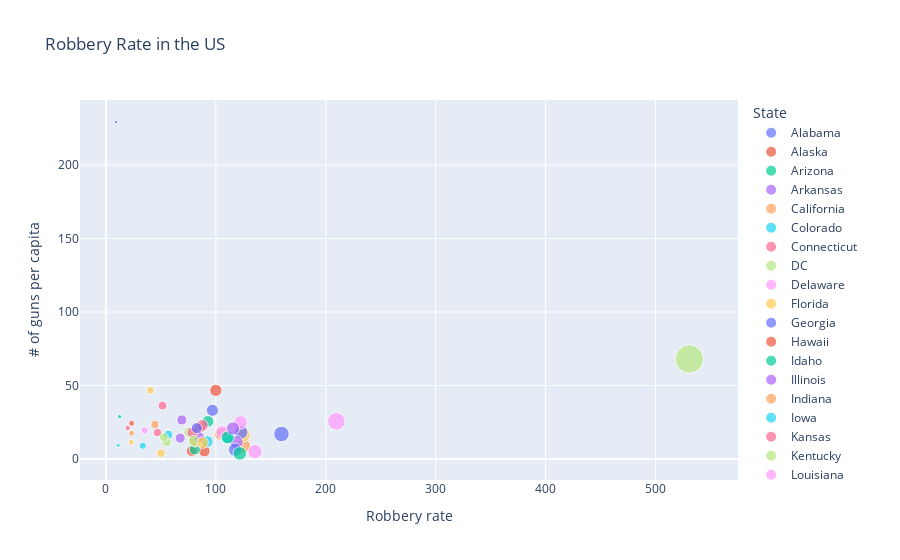

The notebook cell this image was saved under:
### Code cell
import plotly.express as px

combined_data_df = pd.merge(robbery_2014_df,gun_ownership_per_capita_df,on="State")

import plotly.express as px

fig = px.scatter(combined_data_df,
                 x="Robbery rate", 
                 y="# of guns per capita",
                 size="Robbery rate", 
                 color="State",
                 hover_name="State",
                 title="Robbery Rate in the US"
                )
fig.show()

### Figure 1 — Plotly figure (JSON) as saved in the notebook; plotly's stock layout.template omitted (floating-point values rounded to 4 significant figures)
{"data": [{"hovertemplate": "<b>%{hovertext}</b><br><br>State=Alabama<br>Robbery rate=%{marker.size}<br># of guns per capita=%{y}<extra></extra>", "hovertext": ["Alabama"], "legendgroup": "Alabama", "marker": {"color": "#636efa", "size": [96.9], "sizemode": "area", "sizeref": 1.327, "symbol": "circle"}, "mode": "markers", "name": "Alabama", "orientation": "v", "showlegend": true, "type": "scatter", "x": [96.9], "xaxis": "x", "y": [33.15], "yaxis": "y"}, {"hovertemplate": "<b>%{hovertext}</b><br><br>State=Alaska<br>Robbery rate=%{marker.size}<br># of guns per capita=%{y}<extra></extra>", "hovertext": ["Alaska"], "legendgroup": "Alaska", "marker": {"color": "#EF553B", "size": [85.4], "sizemode": "area", "sizeref": 1.327, "symbol": "circle"}, "mode": "markers", "name": "Alaska", "orientation": "v", "showlegend": true, "type": "scatter", "x": [85.4], "xaxis": "x", "y": [21.38], "yaxis": "y"}, {"hovertemplate": "<b>%{hovertext}</b><br><br>State=Arizona<br>Robbery rate=%{marker.size}<br># of guns per capita=%{y}<extra></extra>", "hovertext": ["Arizona"], "legendgroup": "Arizona", "marker": {"color": "#00cc96", "size": [92.8], "sizemode": "area", "sizeref": 1.327, "symbol": "circle"}, "mode": "markers", "name": "Arizona", "orientation": "v", "showlegend": true, "type": "scatter", "x": [92.8], "xaxis": "x", "y": [25.61], "yaxis": "y"}, {"hovertemplate": "<b>%{hovertext}</b><br><br>State=Arkansas<br>Robbery rate=%{marker.size}<br># of guns per capita=%{y}<extra></extra>", "hovertext": ["Arkansas"], "legendgroup": "Arkansas", "marker": {"color": "#ab63fa", "size": [69.1], "sizemode": "area", "sizeref": 1.327, "symbol": "circle"}, "mode": "markers", "name": "Arkansas", "orientation": "v", "showlegend": true, "type": "scatter", "x": [69.1], "xaxis": "x", "y": [26.57], "yaxis": "y"}, {"hovertemplate": "<b>%{hovertext}</b><br><br>State=California<br>Robbery rate=%{marker.size}<br># of guns per capita=%{y}<extra></extra>", "hovertext": ["California"], "legendgroup": "California", "marker": {"color": "#FFA15A", "size": [125.5], "sizemode": "area", "sizeref": 1.327, "symbol": "circle"}, "mode": "markers", "name": "California", "orientation": "v", "showlegend": true, "type": "scatter", "x": [125.5], "xaxis": "x", "y": [8.71], "yaxis": "y"}, {"hovertemplate": "<b>%{hovertext}</b><br><br>State=Colorado<br>Robbery rate=%{marker.size}<br># of guns per capita=%{y}<extra></extra>", "hovertext": ["Colorado"], "legendgroup": "Colorado", "marker": {"color": "#19d3f3", "size": [56.7], "sizemode": "area", "sizeref": 1.327, "symbol": "circle"}, "mode": "markers", "name": "Colorado", "orientation": "v", "showlegend": true, "type": "scatter", "x": [56.7], "xaxis": "x", "y": [16.48], "yaxis": "y"}, {"hovertemplate": "<b>%{hovertext}</b><br><br>State=Connecticut<br>Robbery rate=%{marker.size}<br># of guns per capita=%{y}<extra></extra>", "hovertext": ["Connecticut"], "legendgroup": "Connecticut", "marker": {"color": "#FF6692", "size": [87.8], "sizemode": "area", "sizeref": 1.327, "symbol": "circle"}, "mode": "markers", "name": "Connecticut", "orientation": "v", "showlegend": true, "type": "scatter", "x": [87.8], "xaxis": "x", "y": [22.96], "yaxis": "y"}, {"hovertemplate": "<b>%{hovertext}</b><br><br>State=DC<br>Robbery rate=%{marker.size}<br># of guns per capita=%{y}<extra></extra>", "hovertext": ["DC"], "legendgroup": "DC", "marker": {"color": "#B6E880", "size": [530.7], "sizemode": "area", "sizeref": 1.327, "symbol": "circle"}, "mode": "markers", "name": "DC", "orientation": "v", "showlegend": true, "type": "scatter", "x": [530.7], "xaxis": "x", "y": [68.05], "yaxis": "y"}, {"hovertemplate": "<b>%{hovertext}</b><br><br>State=Delaware<br>Robbery rate=%{marker.size}<br># of guns per capita=%{y}<extra></extra>", "hovertext": ["Delaware"], "legendgroup": "Delaware", "marker": {"color": "#FF97FF", "size": [135.6], "sizemode": "area", "sizeref": 1.327, "symbol": "circle"}, "mode": "markers", "name": "Delaware", "orientation": "v", "showlegend": true, "type": "scatter", "x": [135.6], "xaxis": "x", "y": [5.04], "yaxis": "y"}, {"hovertemplate": "<b>%{hovertext}</b><br><br>State=Florida<br>Robbery rate=%{marker.size}<br># of guns per capita=%{y}<extra></extra>", "hovertext": ["Florida"], "legendgroup": "Florida", "marker": {"color": "#FECB52", "size": [125.2], "sizemode": "area", "sizeref": 1.327, "symbol": "circle"}, "mode": "markers", "name": "Florida", "orientation": "v", "showlegend": true, "type": "scatter", "x": [125.2], "xaxis": "x", "y": [16.35], "yaxis": "y"}, {"hovertemplate": "<b>%{hovertext}</b><br><br>State=Georgia<br>Robbery rate=%{marker.size}<br># of guns per capita=%{y}<extra></extra>", "hovertext": ["Georgia"], "legendgroup": "Georgia", "marker": {"color": "#636efa", "size": [123], "sizemode": "area", "sizeref": 1.327, "symbol": "circle"}, "mode": "markers", "name": "Georgia", "orientation": "v", "showlegend": true, "type": "scatter", "x": [123], "xaxis": "x", "y": [18.22], "yaxis": "y"}, {"hovertemplate": "<b>%{hovertext}</b><br><br>State=Hawaii<br>Robbery rate=%{marker.size}<br># of guns per capita=%{y}<extra></extra>", "hovertext": ["Hawaii"], "legendgroup": "Hawaii", "marker": {"color": "#EF553B", "size": [78], "sizemode": "area", "sizeref": 1.327, "symbol": "circle"}, "mode": "markers", "name": "Hawaii", "orientation": "v", "showlegend": true, "type": "scatter", "x": [78], "xaxis": "x", "y": [5.5], "yaxis": "y"}, {"hovertemplate": "<b>%{hovertext}</b><br><br>State=Idaho<br>Robbery rate=%{marker.size}<br># of guns per capita=%{y}<extra></extra>", "hovertext": ["Idaho"], "legendgroup": "Idaho", "marker": {"color": "#00cc96", "size": [12.5], "sizemode": "area", "sizeref": 1.327, "symbol": "circle"}, "mode": "markers", "name": "Idaho", "orientation": "v", "showlegend": true, "type": "scatter", "x": [12.5], "xaxis": "x", "y": [28.86], "yaxis": "y"}, {"hovertemplate": "<b>%{hovertext}</b><br><br>State=Illinois<br>Robbery rate=%{marker.size}<br># of guns per capita=%{y}<extra></extra>", "hovertext": ["Illinois"], "legendgroup": "Illinois", "marker": {"color": "#ab63fa", "size": [118.8], "sizemode": "area", "sizeref": 1.327, "symbol": "circle"}, "mode": "markers", "name": "Illinois", "orientation": "v", "showlegend": true, "type": "scatter", "x": [118.8], "xaxis": "x", "y": [11.44], "yaxis": "y"}, {"hovertemplate": "<b>%{hovertext}</b><br><br>State=Indiana<br>Robbery rate=%{marker.size}<br># of guns per capita=%{y}<extra></extra>", "hovertext": ["Indiana"], "legendgroup": "Indiana", "marker": {"color": "#FFA15A", "size": [104.5], "sizemode": "area", "sizeref": 1.327, "symbol": "circle"}, "mode": "markers", "name": "Indiana", "orientation": "v", "showlegend": true, "type": "scatter", "x": [104.5], "xaxis": "x", "y": [17.1], "yaxis": "y"}, {"hovertemplate": "<b>%{hovertext}</b><br><br>State=Iowa<br>Robbery rate=%{marker.size}<br># of guns per capita=%{y}<extra></extra>", "hovertext": ["Iowa"], "legendgroup": "Iowa", "marker": {"color": "#19d3f3", "size": [33.6], "sizemode": "area", "sizeref": 1.327, "symbol": "circle"}, "mode": "markers", "name": "Iowa", "orientation": "v", "showlegend": true, "type": "scatter", "x": [33.6], "xaxis": "x", "y": [9.05], "yaxis": "y"}, {"hovertemplate": "<b>%{hovertext}</b><br><br>State=Kansas<br>Robbery rate=%{marker.size}<br># of guns per capita=%{y}<extra></extra>", "hovertext": ["Kansas"], "legendgroup": "Kansas", "marker": {"color": "#FF6692", "size": [46.9], "sizemode": "area", "sizeref": 1.327, "symbol": "circle"}, "mode": "markers", "name": "Kansas", "orientation": "v", "showlegend": true, "type": "scatter", "x": [46.9], "xaxis": "x", "y": [18.06], "yaxis": "y"}, {"hovertemplate": "<b>%{hovertext}</b><br><br>State=Kentucky<br>Robbery rate=%{marker.size}<br># of guns per capita=%{y}<extra></extra>", "hovertext": ["Kentucky"], "legendgroup": "Kentucky", "marker": {"color": "#B6E880", "size": [75.6], "sizemode": "area", "sizeref": 1.327, "symbol": "circle"}, "mode": "markers", "name": "Kentucky", "orientation": "v", "showlegend": true, "type": "scatter", "x": [75.6], "xaxis": "x", "y": [18.2], "yaxis": "y"}, {"hovertemplate": "<b>%{hovertext}</b><br><br>State=Louisiana<br>Robbery rate=%{marker.size}<br># of guns per capita=%{y}<extra></extra>", "hovertext": ["Louisiana"], "legendgroup": "Louisiana", "marker": {"color": "#FF97FF", "size": [122.5], "sizemode": "area", "sizeref": 1.327, "symbol": "circle"}, "mode": "markers", "name": "Louisiana", "orientation": "v", "showlegend": true, "type": "scatter", "x": [122.5], "xaxis": "x", "y": [24.94], "yaxis": "y"}, {"hovertemplate": "<b>%{hovertext}</b><br><br>State=Maine<br>Robbery rate=%{marker.size}<br># of guns per capita=%{y}<extra></extra>", "hovertext": ["Maine"], "legendgroup": "Maine", "marker": {"color": "#FECB52", "size": [22.9], "sizemode": "area", "sizeref": 1.327, "symbol": "circle"}, "mode": "markers", "name": "Maine", "orientation": "v", "showlegend": true, "type": "scatter", "x": [22.9], "xaxis": "x", "y": [11.5], "yaxis": "y"}, {"hovertemplate": "<b>%{hovertext}</b><br><br>State=Maryland<br>Robbery rate=%{marker.size}<br># of guns per capita=%{y}<extra></extra>", "hovertext": ["Maryland"], "legendgroup": "Maryland", "marker": {"color": "#636efa", "size": [159.7], "sizemode": "area", "sizeref": 1.327, "symbol": "circle"}, "mode": "markers", "name": "Maryland", "orientation": "v", "showlegend": true, "type": "scatter", "x": [159.7], "xaxis": "x", "y": [17.03], "yaxis": "y"}, {"hovertemplate": "<b>%{hovertext}</b><br><br>State=Massachusetts<br>Robbery rate=%{marker.size}<br># of guns per capita=%{y}<extra></extra>", "hovertext": ["Massachusetts"], "legendgroup": "Massachusetts", "marker": {"color": "#EF553B", "size": [89.5], "sizemode": "area", "sizeref": 1.327, "symbol": "circle"}, "mode": "markers", "name": "Massachusetts", "orientation": "v", "showlegend": true, "type": "scatter", "x": [89.5], "xaxis": "x", "y": [5.41], "yaxis": "y"}, {"hovertemplate": "<b>%{hovertext}</b><br><br>State=Michigan<br>Robbery rate=%{marker.size}<br># of guns per capita=%{y}<extra></extra>", "hovertext": ["Michigan"], "legendgroup": "Michigan", "marker": {"color": "#00cc96", "size": [80.9], "sizemode": "area", "sizeref": 1.327, "symbol": "circle"}, "mode": "markers", "name": "Michigan", "orientation": "v", "showlegend": true, "type": "scatter", "x": [80.9], "xaxis": "x", "y": [6.59], "yaxis": "y"}, {"hovertemplate": "<b>%{hovertext}</b><br><br>State=Minnesota<br>Robbery rate=%{marker.size}<br># of guns per capita=%{y}<extra></extra>", "hovertext": ["Minnesota"], "legendgroup": "Minnesota", "marker": {"color": "#ab63fa", "size": [67.6], "sizemode": "area", "sizeref": 1.327, "symbol": "circle"}, "mode": "markers", "name": "Minnesota", "orientation": "v", "showlegend": true, "type": "scatter", "x": [67.6], "xaxis": "x", "y": [14.22], "yaxis": "y"}, {"hovertemplate": "<b>%{hovertext}</b><br><br>State=Mississippi<br>Robbery rate=%{marker.size}<br># of guns per capita=%{y}<extra></extra>", "hovertext": ["Mississippi"], "legendgroup": "Mississippi", "marker": {"color": "#FFA15A", "size": [81.2], "sizemode": "area", "sizeref": 1.327, "symbol": "circle"}, "mode": "markers", "name": "Mississippi", "orientation": "v", "showlegend": true, "type": "scatter", "x": [81.2], "xaxis": "x", "y": [11.89], "yaxis": "y"}, {"hovertemplate": "<b>%{hovertext}</b><br><br>State=Missouri<br>Robbery rate=%{marker.size}<br># of guns per capita=%{y}<extra></extra>", "hovertext": ["Missouri"], "legendgroup": "Missouri", "marker": {"color": "#19d3f3", "size": [92.2], "sizemode": "area", "sizeref": 1.327, "symbol": "circle"}, "mode": "markers", "name": "Missouri", "orientation": "v", "showlegend": true, "type": "scatter", "x": [92.2], "xaxis": "x", "y": [11.94], "yaxis": "y"}, {"hovertemplate": "<b>%{hovertext}</b><br><br>State=Montana<br>Robbery rate=%{marker.size}<br># of guns per capita=%{y}<extra></extra>", "hovertext": ["Montana"], "legendgroup": "Montana", "marker": {"color": "#FF6692", "size": [19.8], "sizemode": "area", "sizeref": 1.327, "symbol": "circle"}, "mode": "markers", "name": "Montana", "orientation": "v", "showlegend": true, "type": "scatter", "x": [19.8], "xaxis": "x", "y": [21.06], "yaxis": "y"}, {"hovertemplate": "<b>%{hovertext}</b><br><br>State=Nebraska<br>Robbery rate=%{marker.size}<br># of guns per capita=%{y}<extra></extra>", "hovertext": ["Nebraska"], "legendgroup": "Nebraska", "marker": {"color": "#B6E880", "size": [55.4], "sizemode": "area", "sizeref": 1.327, "symbol": "circle"}, "mode": "markers", "name": "Nebraska", "orientation": "v", "showlegend": true, "type": "scatter", "x": [55.4], "xaxis": "x", "y": [11.57], "yaxis": "y"}, {"hovertemplate": "<b>%{hovertext}</b><br><br>State=Nevada<br>Robbery rate=%{marker.size}<br># of guns per capita=%{y}<extra></extra>", "hovertext": ["Nevada"], "legendgroup": "Nevada", "marker": {"color": "#FF97FF", "size": [209.7], "sizemode": "area", "sizeref": 1.327, "symbol": "circle"}, "mode": "markers", "name": "Nevada", "orientation": "v", "showlegend": true, "type": "scatter", "x": [209.7], "xaxis": "x", "y": [25.64], "yaxis": "y"}, {"hovertemplate": "<b>%{hovertext}</b><br><br>State=New_Hampshire<br>Robbery rate=%{marker.size}<br># of guns per capita=%{y}<extra></extra>", "hovertext": ["New_Hampshire"], "legendgroup": "New_Hampshire", "marker": {"color": "#FECB52", "size": [40.5], "sizemode": "area", "sizeref": 1.327, "symbol": "circle"}, "mode": "markers", "name": "New_Hampshire", "orientation": "v", "showlegend": true, "type": "scatter", "x": [40.5], "xaxis": "x", "y": [46.76], "yaxis": "y"}, {"hovertemplate": "<b>%{hovertext}</b><br><br>State=New_Jersey<br>Robbery rate=%{marker.size}<br># of guns per capita=%{y}<extra></extra>", "hovertext": ["New_Jersey"], "legendgroup": "New_Jersey", "marker": {"color": "#636efa", "size": [117.5], "sizemode": "area", "sizeref": 1.327, "symbol": "circle"}, "mode": "markers", "name": "New_Jersey", "orientation": "v", "showlegend": true, "type": "scatter", "x": [117.5], "xaxis": "x", "y": [6.38], "yaxis": "y"}, {"hovertemplate": "<b>%{hovertext}</b><br><br>State=New_Mexico<br>Robbery rate=%{marker.size}<br># of guns per capita=%{y}<extra></extra>", "hovertext": ["New_Mexico"], "legendgroup": "New_Mexico", "marker": {"color": "#EF553B", "size": [100], "sizemode": "area", "sizeref": 1.327, "symbol": "circle"}, "mode": "markers", "name": "New_Mexico", "orientation": "v", "showlegend": true, "type": "scatter", "x": [100], "xaxis": "x", "y": [46.73], "yaxis": "y"}, {"hovertemplate": "<b>%{hovertext}</b><br><br>State=New_York<br>Robbery rate=%{marker.size}<br># of guns per capita=%{y}<extra></extra>", "hovertext": ["New_York"], "legendgroup": "New_York", "marker": {"color": "#00cc96", "size": [121.8], "sizemode": "area", "sizeref": 1.327, "symbol": "circle"}, "mode": "markers", "name": "New_York", "orientation": "v", "showlegend": true, "type": "scatter", "x": [121.8], "xaxis": "x", "y": [3.83], "yaxis": "y"}, {"hovertemplate": "<b>%{hovertext}</b><br><br>State=North_Carolina<br>Robbery rate=%{marker.size}<br># of guns per capita=%{y}<extra></extra>", "hovertext": ["North_Carolina"], "legendgroup": "North_Carolina", "marker": {"color": "#ab63fa", "size": [84.6], "sizemode": "area", "sizeref": 1.327, "symbol": "circle"}, "mode": "markers", "name": "North_Carolina", "orientation": "v", "showlegend": true, "type": "scatter", "x": [84.6], "xaxis": "x", "y": [14.82], "yaxis": "y"}, {"hovertemplate": "<b>%{hovertext}</b><br><br>State=North_Dakota<br>Robbery rate=%{marker.size}<br># of guns per capita=%{y}<extra></extra>", "hovertext": ["North_Dakota"], "legendgroup": "North_Dakota", "marker": {"color": "#FFA15A", "size": [23.4], "sizemode": "area", "sizeref": 1.327, "symbol": "circle"}, "mode": "markers", "name": "North_Dakota", "orientation": "v", "showlegend": true, "type": "scatter", "x": [23.4], "xaxis": "x", "y": [17.56], "yaxis": "y"}, {"hovertemplate": "<b>%{hovertext}</b><br><br>State=Ohio<br>Robbery rate=%{marker.size}<br># of guns per capita=%{y}<extra></extra>", "hovertext": ["Ohio"], "legendgroup": "Ohio", "marker": {"color": "#19d3f3", "size": [110], "sizemode": "area", "sizeref": 1.327, "symbol": "circle"}, "mode": "markers", "name": "Ohio", "orientation": "v", "showlegend": true, "type": "scatter", "x": [110], "xaxis": "x", "y": [14.87], "yaxis": "y"}, {"hovertemplate": "<b>%{hovertext}</b><br><br>State=Oklahoma<br>Robbery rate=%{marker.size}<br># of guns per capita=%{y}<extra></extra>", "hovertext": ["Oklahoma"], "legendgroup": "Oklahoma", "marker": {"color": "#FF6692", "size": [78.6], "sizemode": "area", "sizeref": 1.327, "symbol": "circle"}, "mode": "markers", "name": "Oklahoma", "orientation": "v", "showlegend": true, "type": "scatter", "x": [78.6], "xaxis": "x", "y": [18.13], "yaxis": "y"}, {"hovertemplate": "<b>%{hovertext}</b><br><br>State=Oregon<br>Robbery rate=%{marker.size}<br># of guns per capita=%{y}<extra></extra>", "hovertext": ["Oregon"], "legendgroup": "Oregon", "marker": {"color": "#B6E880", "size": [52.7], "sizemode": "area", "sizeref": 1.327, "symbol": "circle"}, "mode": "markers", "name": "Oregon", "orientation": "v", "showlegend": true, "type": "scatter", "x": [52.7], "xaxis": "x", "y": [14.82], "yaxis": "y"}, {"hovertemplate": "<b>%{hovertext}</b><br><br>State=Pennsylvania<br>Robbery rate=%{marker.size}<br># of guns per capita=%{y}<extra></extra>", "hovertext": ["Pennsylvania"], "legendgroup": "Pennsylvania", "marker": {"color": "#FF97FF", "size": [105.8], "sizemode": "area", "sizeref": 1.327, "symbol": "circle"}, "mode": "markers", "name": "Pennsylvania", "orientation": "v", "showlegend": true, "type": "scatter", "x": [105.8], "xaxis": "x", "y": [18.45], "yaxis": "y"}, {"hovertemplate": "<b>%{hovertext}</b><br><br>State=Rhode_Island<br>Robbery rate=%{marker.size}<br># of guns per capita=%{y}<extra></extra>", "hovertext": ["Rhode_Island"], "legendgroup": "Rhode_Island", "marker": {"color": "#FECB52", "size": [50.1], "sizemode": "area", "sizeref": 1.327, "symbol": "circle"}, "mode": "markers", "name": "Rhode_Island", "orientation": "v", "showlegend": true, "type": "scatter", "x": [50.1], "xaxis": "x", "y": [3.98], "yaxis": "y"}, {"hovertemplate": "<b>%{hovertext}</b><br><br>State=South_Carolina<br>Robbery rate=%{marker.size}<br># of guns per capita=%{y}<extra></extra>", "hovertext": ["South_Carolina"], "legendgroup": "South_Carolina", "marker": {"color": "#636efa", "size": [82.7], "sizemode": "area", "sizeref": 1.327, "symbol": "circle"}, "mode": "markers", "name": "South_Carolina", "orientation": "v", "showlegend": true, "type": "scatter", "x": [82.7], "xaxis": "x", "y": [21.01], "yaxis": "y"}, {"hovertemplate": "<b>%{hovertext}</b><br><br>State=South_Dakota<br>Robbery rate=%{marker.size}<br># of guns per capita=%{y}<extra></extra>", "hovertext": ["South_Dakota"], "legendgroup": "South_Dakota", "marker": {"color": "#EF553B", "size": [23.4], "sizemode": "area", "sizeref": 1.327, "symbol": "circle"}, "mode": "markers", "name": "South_Dakota", "orientation": "v", "showlegend": true, "type": "scatter", "x": [23.4], "xaxis": "x", "y": [24.29], "yaxis": "y"}, {"hovertemplate": "<b>%{hovertext}</b><br><br>State=Tennessee<br>Robbery rate=%{marker.size}<br># of guns per capita=%{y}<extra></extra>", "hovertext": ["Tennessee"], "legendgroup": "Tennessee", "marker": {"color": "#00cc96", "size": [110.9], "sizemode": "area", "sizeref": 1.327, "symbol": "circle"}, "mode": "markers", "name": "Tennessee", "orientation": "v", "showlegend": true, "type": "scatter", "x": [110.9], "xaxis": "x", "y": [14.76], "yaxis": "y"}, {"hovertemplate": "<b>%{hovertext}</b><br><br>State=Texas<br>Robbery rate=%{marker.size}<br># of guns per capita=%{y}<extra></extra>", "hovertext": ["Texas"], "legendgroup": "Texas", "marker": {"color": "#ab63fa", "size": [115.7], "sizemode": "area", "sizeref": 1.327, "symbol": "circle"}, "mode": "markers", "name": "Texas", "orientation": "v", "showlegend": true, "type": "scatter", "x": [115.7], "xaxis": "x", "y": [20.79], "yaxis": "y"}, {"hovertemplate": "<b>%{hovertext}</b><br><br>State=Utah<br>Robbery rate=%{marker.size}<br># of guns per capita=%{y}<extra></extra>", "hovertext": ["Utah"], "legendgroup": "Utah", "marker": {"color": "#FFA15A", "size": [44.6], "sizemode": "area", "sizeref": 1.327, "symbol": "circle"}, "mode": "markers", "name": "Utah", "orientation": "v", "showlegend": true, "type": "scatter", "x": [44.6], "xaxis": "x", "y": [23.48], "yaxis": "y"}, {"hovertemplate": "<b>%{hovertext}</b><br><br>State=Vermont<br>Robbery rate=%{marker.size}<br># of guns per capita=%{y}<extra></extra>", "hovertext": ["Vermont"], "legendgroup": "Vermont", "marker": {"color": "#19d3f3", "size": [11.2], "sizemode": "area", "sizeref": 1.327, "symbol": "circle"}, "mode": "markers", "name": "Vermont", "orientation": "v", "showlegend": true, "type": "scatter", "x": [11.2], "xaxis": "x", "y": [9.41], "yaxis": "y"}, {"hovertemplate": "<b>%{hovertext}</b><br><br>State=Virginia<br>Robbery rate=%{marker.size}<br># of guns per capita=%{y}<extra></extra>", "hovertext": ["Virginia"], "legendgroup": "Virginia", "marker": {"color": "#FF6692", "size": [51.5], "sizemode": "area", "sizeref": 1.327, "symbol": "circle"}, "mode": "markers", "name": "Virginia", "orientation": "v", "showlegend": true, "type": "scatter", "x": [51.5], "xaxis": "x", "y": [36.34], "yaxis": "y"}, {"hovertemplate": "<b>%{hovertext}</b><br><br>State=Washington<br>Robbery rate=%{marker.size}<br># of guns per capita=%{y}<extra></extra>", "hovertext": ["Washington"], "legendgroup": "Washington", "marker": {"color": "#B6E880", "size": [79.9], "sizemode": "area", "sizeref": 1.327, "symbol": "circle"}, "mode": "markers", "name": "Washington", "orientation": "v", "showlegend": true, "type": "scatter", "x": [79.9], "xaxis": "x", "y": [12.4], "yaxis": "y"}, {"hovertemplate": "<b>%{hovertext}</b><br><br>State=West_Virginia<br>Robbery rate=%{marker.size}<br># of guns per capita=%{y}<extra></extra>", "hovertext": ["West_Virginia"], "legendgroup": "West_Virginia", "marker": {"color": "#FF97FF", "size": [35.2], "sizemode": "area", "sizeref": 1.327, "symbol": "circle"}, "mode": "markers", "name": "West_Virginia", "orientation": "v", "showlegend": true, "type": "scatter", "x": [35.2], "xaxis": "x", "y": [19.42], "yaxis": "y"}, {"hovertemplate": "<b>%{hovertext}</b><br><br>State=Wisconsin<br>Robbery rate=%{marker.size}<br># of guns per capita=%{y}<extra></extra>", "hovertext": ["Wisconsin"], "legendgroup": "Wisconsin", "marker": {"color": "#FECB52", "size": [88], "sizemode": "area", "sizeref": 1.327, "symbol": "circle"}, "mode": "markers", "name": "Wisconsin", "orientation": "v", "showlegend": true, "type": "scatter", "x": [88], "xaxis": "x", "y": [11.19], "yaxis": "y"}, {"hovertemplate": "<b>%{hovertext}</b><br><br>State=Wyoming<br>Robbery rate=%{marker.size}<br># of guns per capita=%{y}<extra></extra>", "hovertext": ["Wyoming"], "legendgroup": "Wyoming", "marker": {"color": "#636efa", "size": [9.1], "sizemode": "area", "sizeref": 1.327, "symbol": "circle"}, "mode": "markers", "name": "Wyoming", "orientation": "v", "showlegend": true, "type": "scatter", "x": [9.1], "xaxis": "x", "y": [229.2], "yaxis": "y"}], "layout": {"legend": {"itemsizing": "constant", "title": {"text": "State"}, "tracegroupgap": 0}, "title": {"text": "Robbery Rate in the US"}, "xaxis": {"anchor": "y", "domain": [0, 1], "title": {"text": "Robbery rate"}}, "yaxis": {"anchor": "x", "domain": [0, 1], "title": {"text": "# of guns per capita"}}}}
